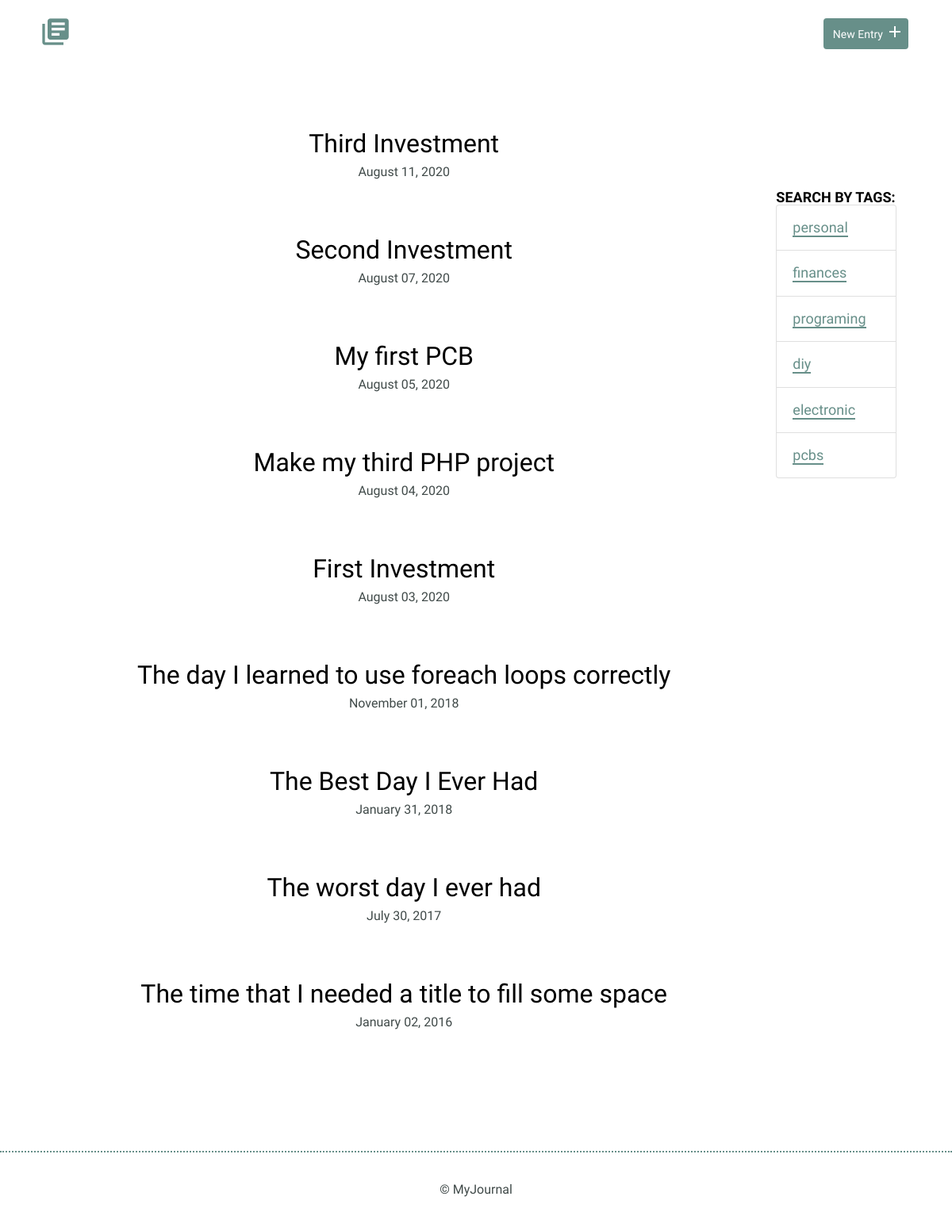
Before: / with the older database file.
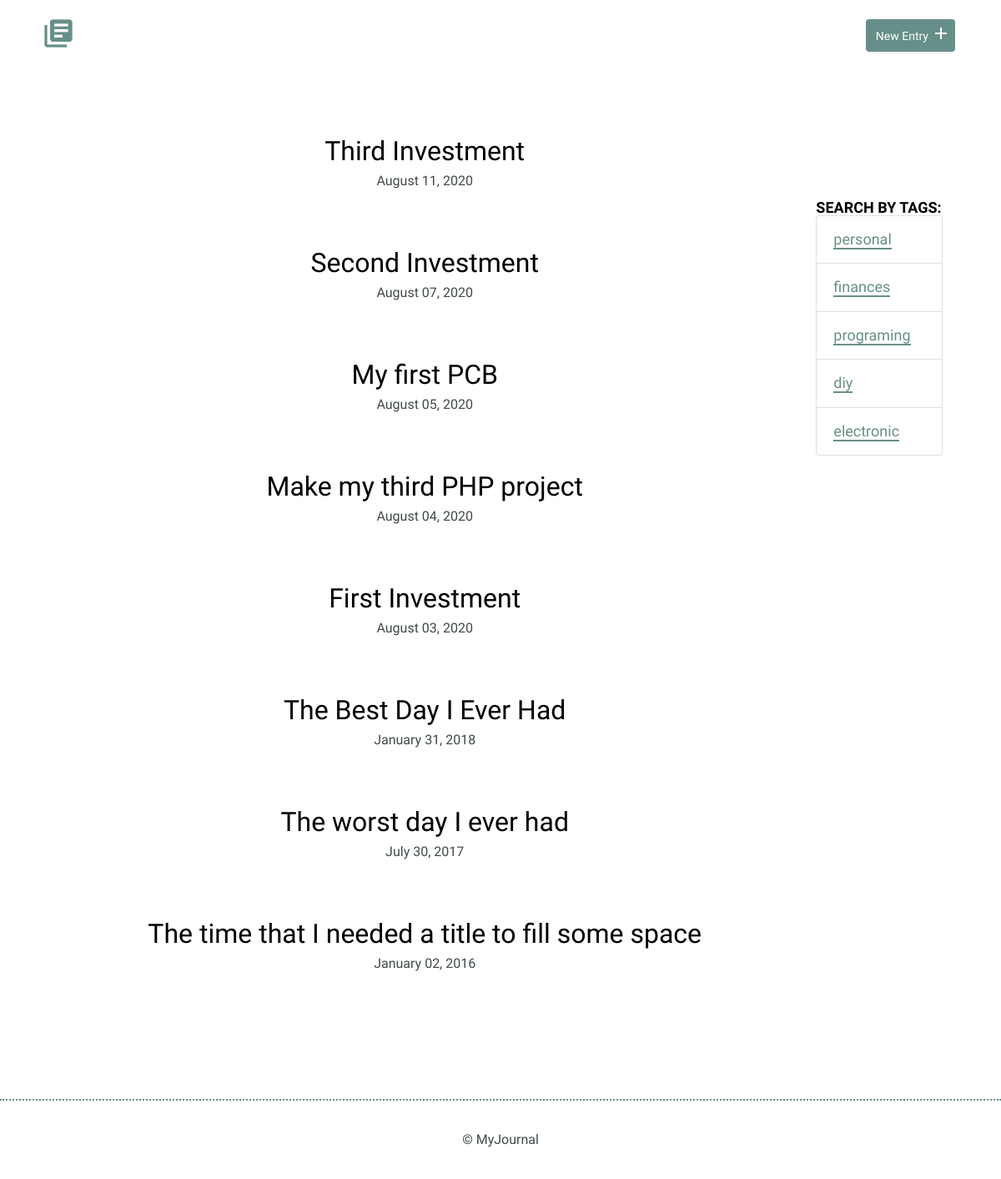
After: the same page with the newer database file.
### tables this page shows
CREATE TABLE "entries" (
	`id`	INTEGER,
	`title`	TEXT,
	`date`	TEXT,
	`time_spent`	INTEGER,
	`learned`	BLOB,
	`resources`	BLOB,
	PRIMARY KEY(`id`)
);

CREATE TABLE "tags" (
	"id"	INTEGER,
	"tag"	TEXT UNIQUE,
	PRIMARY KEY("id" AUTOINCREMENT)
);

### inc/functions.php (called while the page is built, shortened)
<?php
    function get_entries_list(){
        include('connection.php');
        $sql = 'SELECT id, title, date FROM entries ORDER BY date DESC';
        try {
            $results = $db -> query($sql);
        } catch (Exception $e) {
            echo "Error: " . $e -> getMessage() . "</br>";
            return array();
        }
        return $results -> fetchAll(PDO::FETCH_ASSOC);
    }
    function formated_date($date){
        return date("F d, Y ", strtotime($date));
    }
    function get_all_tags(){
        include('connection.php');
        $sql = 'SELECT id, tag FROM tags';
        try {
            $results = $db -> query($sql);
        } catch (Exception $e) {
            echo "Error: "  . $e -> getMessage() . '<br/>';
            return array();
        }
        return $results -> fetchAll(PDO::FETCH_ASSOC);
    }
?>

### index.php (the view, shortened to what this page needs)
<?php
    require 'inc/functions.php';
    include 'inc/header.php';
?>
    <div class="container row">
        <div class="entry-list col-8">
            <?php
                foreach (get_entries_list() as $item) {
                        echo '<article><h2>' .
                            '<a href="detail.php?id=' . $item['id'] .'">' . $item['title'] .
                            '</a></h2>' .
                            '<time datetime="' . $item['date'] . '">'. formated_date($item['date']) . '</time>' .
                            '</article>';
                }
            ?>
        </div>
        <div class="col-2">
        <div class="entry-list single col-2">
            <article>
                <div class="entry">
                    <h3>Search by Tags:</h3>
                    <ul class="list-group">
                        <?php
                            foreach (get_all_tags() as $item) {
                                echo '<li class="list-group-item">'
                                     . '<a href="tags.php?id=' . $item['id'] .'">' . $item['tag'] .  '</a>'
                                     . '</li>';
                            }
                        ?>
                    </ul>
                </div>
            </article>
        </div>
    </div>
<?php
     include 'inc/footer.php';
?>

### inc/header.php (shortened to what this page needs)
<html>
    <head>
        <link rel="stylesheet" href="https://stackpath.bootstrapcdn.com/bootstrap/4.5.0/css/bootstrap.min.css">
        <link rel="stylesheet" href="css/normalize.css">
        <link rel="stylesheet" href="css/site.css">
    </head>
    <body>
        <header>
            <div class="container">
                <div class="site-header">
                    <a class="logo" href="index.php"><i class="material-icons">library_books</i></a>
                    <a class="button icon-right" href="new.php"><span>New Entry</span> <i class="material-icons">add</i></a>
                </div>
            </div>
        </header>
<section>

### inc/footer.php
</section>
    <footer>
        <div>
            &copy; MyJournal
        </div>
        </footer>
    </body>
</html>

### css/site.css (style rules this page uses)
body { font-size: 16px; color: #404a49; font-family: 'Cousine', serif; font-weight: 400; }
.container { margin: 0 auto; padding: 0 25px; }
header .site-header { margin: 0 auto; height: 95px; }
header .logo i { color: #678f89; margin: 20px 0 0 -5px; float: left; font-size: 40px; }
header .button { float: right; margin: 33px 0 0 0; }
footer { text-align: center; padding: 35px 0; border-top: 2px dotted #678f89; }
.button { padding: 8px 10px 6px 10px; background: #678f89; border: 2px solid #678f89; border-radius: 4px; text-decoration: none; color: #FFF; position: relative; text-align: center; font-size: 14px; }
.button.icon-right { padding-right: 30px; top: -10px; }
.button.icon-right i { position: absolute; top: 3px; right: 3px; }
h1, h2, h3 { margin: 0; font-weight: 400; line-height: 1em; color: #000; }
h2 { font-size: 32px; }
h2 a { text-decoration: none; color: #000; }
h3 { font-size: 18px; font-family: 'Work Sans', serif; font-weight: 600; text-transform: uppercase; }
ul li { line-height: 1.8em; font-size: 18px; }
ul li a { border-bottom: 2px solid #678f89; line-height: 1.8em; color: #678f89; text-decoration: none; }
.entry-list, .edit-entry, .new-entry { max-width: 800px; margin: 0 auto; padding: 70px 0 150px 0; }
.entry-list article { margin-bottom: 70px; text-align: center; }
.entry-list article:last-child { margin-bottom: 0; }
.entry-list article h2 { margin-bottom: 8px; }
.entry-list.single { padding-bottom: 70px; }
.entry { max-width: 800px; margin: 75px auto 0 auto; text-align: left; }

Changed rows visible on the page:
removed entries: title "The day I learned to use foreach loops correctly", date "November 01, 2018"
removed tags: tag "pcbs"
